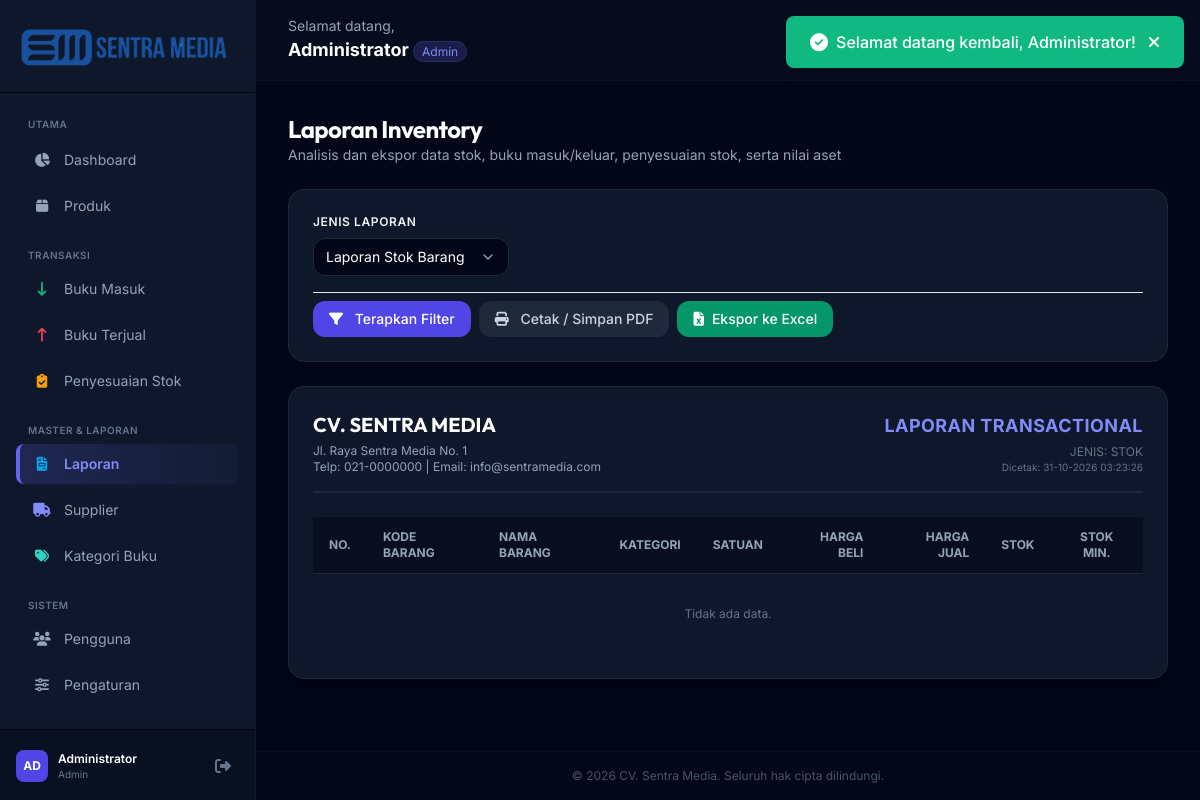
The app's page /pages/laporan.php (signed in) with its own data.
### tables this page shows
CREATE TABLE IF NOT EXISTS settings (
    id INT AUTO_INCREMENT PRIMARY KEY,
    nama_toko VARCHAR(150) NOT NULL,
    logo VARCHAR(255) NULL,
    alamat TEXT,
    telepon VARCHAR(20),
    email VARCHAR(100)
);

### pages/laporan.php (the view, shortened to what this page needs)
<?php
require_once __DIR__ . '/../includes/auth.php';
require_once __DIR__ . '/../config/database.php';
$report_type = $_GET['report_type'] ?? 'stok';
$time_filter = $_GET['time_filter'] ?? 'semua';
$start_date = $_GET['start_date'] ?? '';
$end_date = $_GET['end_date'] ?? '';
$report_data = [];
try {
    if ($report_type === 'stok') {
        $q = "SELECT p.*, c.nama_kategori FROM products p LEFT JOIN categories c ON p.kategori_id = c.id ORDER BY p.kode_barang ASC";
        $stmt = $pdo->prepare($q);
        $stmt->execute();
        $report_data = $stmt->fetchAll();
    }
} catch (PDOException $e) {
    die("Gagal memproses data laporan: " . $e->getMessage());
}
    ?>
    <?php
include_once __DIR__ . '/../includes/header.php';
?>
<div class="space-y-6">
    <div class="flex items-center justify-between btn-print-hide">
        <div>
            <h1 class="text-2xl font-bold text-white tracking-tight font-outfit">Laporan Inventory</h1>
            <p class="text-sm text-slate-400">Analisis dan ekspor data stok, buku masuk/keluar, penyesuaian stok, serta nilai aset</p>
        </div>
    </div>
    <div id="filter-card" class="bg-slate-900 border border-slate-800 rounded-2xl p-6 shadow-xl btn-print-hide">
        <form method="GET" action="" class="grid grid-cols-1 md:grid-cols-4 gap-4">
            <div>
                <label for="report_type" class="block text-xs font-semibold text-slate-450 uppercase tracking-wider mb-2">Jenis Laporan</label>
                <select name="report_type" id="report_type" onchange="toggleDateFilters()"
                    class="block w-full px-3 py-2 bg-slate-950 border border-slate-800 rounded-xl text-white text-sm focus:outline-none focus:ring-1 focus:ring-indigo-500">
                    <option value="stok" <?php echo $report_type === 'stok' ? 'selected' : ''; ?>>Laporan Stok Barang</option>
                </select>
            </div>
            <div class="md:col-span-4 flex flex-wrap gap-2 pt-2 border-t border-slate-850">
                <button type="submit"
                    class="px-4 py-2 bg-indigo-600 hover:bg-indigo-700 text-white font-medium rounded-xl text-sm transition-all">
                    <i class="fas fa-filter mr-2"></i> Terapkan Filter
                </button>
                <button type="button" onclick="window.print()"
                    class="px-4 py-2 bg-slate-800 hover:bg-slate-700 text-slate-300 hover:text-white font-medium rounded-xl text-sm transition-all">
                    <i class="fas fa-print mr-2"></i> Cetak / Simpan PDF
                </button>
                <a href="?report_type=<?php echo $report_type; ?>&time_filter=<?php echo $time_filter; ?>&start_date=<?php echo $start_date; ?>&end_date=<?php echo $end_date; ?>&export=excel"
                    class="px-4 py-2 bg-emerald-600 hover:bg-emerald-700 text-white font-medium rounded-xl text-sm transition-all inline-flex items-center">
                    <i class="fas fa-file-excel mr-2"></i> Ekspor ke Excel
                </a>
            </div>
        </form>
    </div>
    <div id="report-print-area" class="bg-slate-900 border border-slate-800 rounded-2xl p-6 shadow-xl">
        <div class="border-b-2 border-slate-800 pb-4 mb-6 flex items-center justify-between">
            <div>
                <h2 class="text-xl font-bold text-white uppercase font-outfit"><?php echo e($settings['nama_toko']); ?></h2>
                <p class="text-xs text-slate-400 mt-1"><?php echo e($settings['alamat'] ?: 'Alamat Toko'); ?></p>
                <p class="text-xs text-slate-400">Telp: <?php echo e($settings['telepon'] ?: '-'); ?> | Email: <?php echo e($settings['email'] ?: '-'); ?></p>
            </div>
            <div class="text-right">
                <h1 class="text-lg font-bold text-indigo-400 tracking-wide">LAPORAN TRANSACTIONAL</h1>
                <p class="text-xs text-slate-500 uppercase mt-1">Jenis: <?php echo str_replace('_', ' ', $report_type); ?></p>
                <p class="text-[10px] text-slate-500">Dicetak: <?php echo date('d-m-Y H:i:s'); ?></p>
            </div>
        </div>
        <div class="overflow-x-auto">
            <?php if ($report_type === 'stok' || $report_type === 'menipis'): ?>
                <table class="w-full text-left border-collapse text-xs">
                    <thead>
                        <tr class="bg-slate-950/50 border-b border-slate-800 text-slate-400 font-medium uppercase">
                            <th class="px-4 py-3 w-12">No.</th>
                            <th class="px-4 py-3">Kode Barang</th>
                            <th class="px-4 py-3">Nama Barang</th>
                            <th class="px-4 py-3">Kategori</th>
                            <th class="px-4 py-3">Satuan</th>
                            <th class="px-4 py-3 text-right">Harga Beli</th>
                            <th class="px-4 py-3 text-right">Harga Jual</th>
                            <th class="px-4 py-3 text-center">Stok</th>
                            <th class="px-4 py-3 text-center">Stok Min.</th>
                        </tr>
                    </thead>
                    <tbody class="divide-y divide-slate-800/40">
                        <?php if(empty($report_data)): ?>
                        <tr><td colspan="9" class="px-4 py-8 text-center text-slate-500">Tidak ada data.</td></tr>
                        <?php endif; ?>
                    </tbody>
                </table>
            <?php endif; ?>
        </div>
    </div>
</div>
<?php require_once __DIR__ . '/../includes/footer.php'; ?>

### includes/footer.php (shortened to what this page needs)
</main>
        <footer class="py-4 px-8 bg-slate-900/10 border-t border-slate-900/50 text-center text-xs text-slate-600">
            &copy; 2026 <?php echo isset($settings['nama_toko']) ? htmlspecialchars($settings['nama_toko']) : 'Nama Toko'; ?>. Seluruh hak cipta dilindungi.
        </footer>
    </div>
</body>
</html>

### assets/css/style.css (style rules this page uses)
:root { --color-slate-950: #020617; --color-slate-900: #0f172a; --color-slate-800: #1e293b; --color-slate-700: #334155; --color-indigo-500: #6366f1; }
body { background-color: var(--color-slate-950); color: #f8fafc; text-rendering: optimizeLegibility; -webkit-font-smoothing: antialiased; }
select { background-repeat: no-repeat; background-position: right 0.75rem center; background-size: 1rem; appearance: none; }

### records on screen
settings: nama_toko "CV. SENTRA MEDIA", alamat "Jl. Raya Sentra Media No. 1", telepon "021-0000000", email "info@sentramedia.com", nama_toko "CV. Sentra Media"

### other values on screen
$msg['message'] "Selamat datang kembali, Administrator!"
substr($_SESSION['nama'] ?? 'ST', 0, 2) "AD"
$_SESSION['nama'] "Administrator"
$_SESSION['role'] "Admin"
str_replace('_', ' ', $report_type) "STOK"
